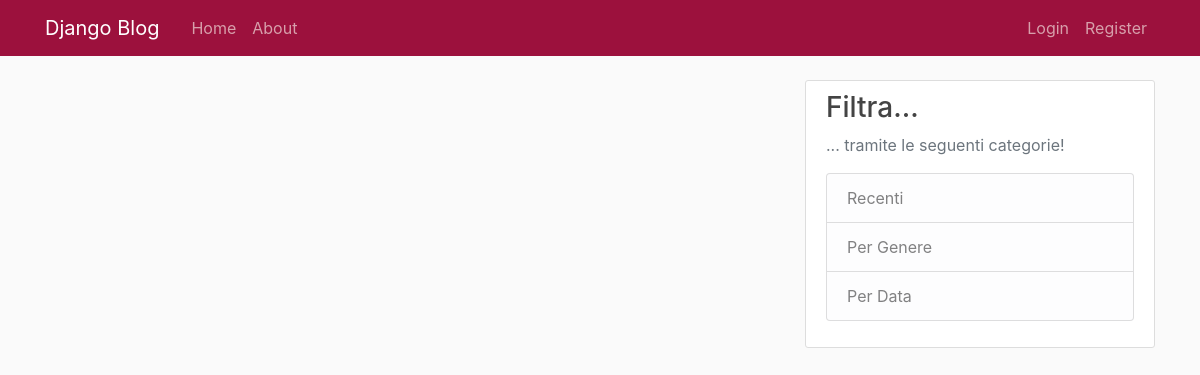
/, run on an earlier commit of the app's database.
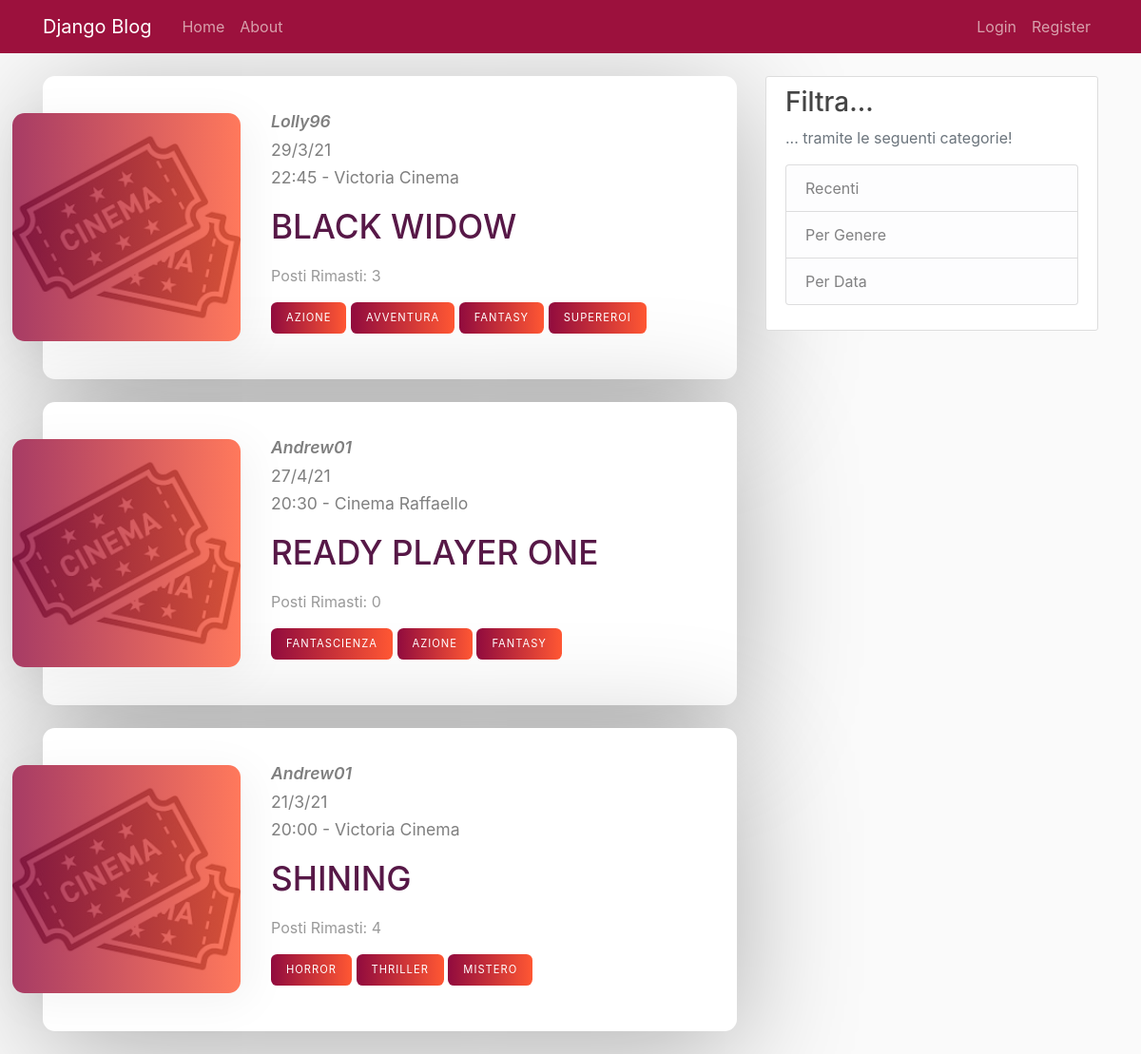
And on a later commit of the database.
### inviti/models.py (models this page shows, shortened)
class Invito(models.Model):
    cinema = models.CharField(max_length=100, choices=CinemaList.CinemaList.ListaCinema)
    film = models.CharField(max_length=100)
    data = models.DateField(validators=[validators.validate_date])
    orario = models.TimeField()
    limite_persone = models.PositiveSmallIntegerField()
    genere = MultiSelectField(max_length=100, choices=GenreList.GenreList.ListaGeneri)
    utente = models.ForeignKey(User, on_delete=models.CASCADE)
    commento = models.TextField(blank=True)
    data_invito = models.DateTimeField(default=timezone.now)
    partecipanti = models.ManyToManyField(User, related_name='partecipanti', blank=True)
    @property
    def posti_rimasti(self):
        return self.limite_persone - self.partecipanti.count()
    class Meta:
        verbose_name = 'Invito'
        verbose_name_plural = "Inviti"

### inviti/views.py (the view)
# urls.py: path('', InvitoListView.as_view(), name='inviti-home'),
class InvitoListView(ListView):
    model = Invito
    template_name = 'inviti/home.html'
    context_object_name = 'inviti'
    ordering = ['-data_invito']
    paginate_by = 5     # paginate by 5 inviti

### inviti/templates/inviti/home.html (shortened to what this page needs)
{% extends "main/base.html" %}
{% load static %}
{% block content %}
    {% for i in inviti %}
        <div class="invito-item">
            <div class="invito-item__img">
                <img src="{% static 'images/ticket.jpg' %}" alt="">
            </div>
            <div class="invito-item__info">
                <div class="invito-item__user">
                    <a href="{% url 'inviti-utente' i.utente.username %}">{{ i.utente }}</a>
                </div>
                <div class="invito-item__date">
                    <span>{{ i.data|date:"j/n/y" }}</span>
                    <span>{{ i.orario|time:"G:i" }} - {{ i.cinema }}</span>
                </div>
                <a href="{% url 'invito-detail' i.id %}"><h1 class="invito-item__title">{{ i.film }}</h1></a>
                <p class="invito-item__text">Posti Rimasti: {{ i.posti_rimasti }}</p>
                {% for g in i.genere %}
                    <a href="#" class="invito-item__cta">{{ g }}</a>
                {% endfor %}
            </div>
        </div>
    {% endfor %}
{% endblock content %}

### main/templates/main/base.html (shortened to what this page needs)
{% load static %}
<!DOCTYPE html>
<html>
<head>
    <link rel="stylesheet" href="https://maxcdn.bootstrapcdn.com/bootstrap/4.0.0/css/bootstrap.min.css">
    <link rel="stylesheet" type="text/css" href="{% static 'inviti/main.css' %}">
    <link rel="stylesheet" type="text/css" href="{% static 'inviti/style.css' %}">
</head>
<body>
    <header class="site-header">
        <nav class="navbar navbar-expand-md navbar-dark bg-steel fixed-top">
            <div class="container">
                <a class="navbar-brand mr-4" href="{% url 'inviti-home' %}">Django Blog</a>
                <div class="collapse navbar-collapse" id="navbarToggle">
                    <div class="navbar-nav mr-auto">
                        <a class="nav-item nav-link" href="{% url 'inviti-home' %}">Home</a>
                        <a class="nav-item nav-link" href="{% url 'inviti-about' %}">About</a>
                    </div>
                    <div class="navbar-nav">
                        {% if not user.is_authenticated %}
                            <a class="nav-item nav-link" href="{% url 'utenti:utenti_login' %}">Login</a>
                            <a class="nav-item nav-link" href="{%  url 'utenti:registrazione' %}">Register</a>
                        {% else %}
                            <a class="nav-item nav-link" href="{% url 'invito-create' %}">Nuovo Invito</a>
                            <a class="nav-item nav-link" href="{% url 'utenti:view_profile' oid=user.pk%}">Profilo</a>
                            <a class="nav-item nav-link" href="{%  url 'utenti:logout_user' %}">Logout</a>
                        {% endif %}
                    </div>
                </div>
            </div>
        </nav>
    </header>
    <main role="main" class="container">
        <div class="row">
            <div class="col-md-8">
                {% block content %}{% endblock %}
            </div>
            <div class="col-md-4">
                <div class="content-section">
                    <h3>Filtra...</h3>
                    <p class='text-muted'>... tramite le seguenti categorie!
                    <ul class="list-group">
                    <li class="list-group-item list-group-item-light">Recenti</li>
                    <li class="list-group-item list-group-item-light">Per Genere</li>
                    <li class="list-group-item list-group-item-light">Per Data</li>
                    </ul>
                    </p>
                </div>
            </div>
        </div>
    </main>
</body>
</html>

### inviti/static/inviti/main.css (style rules this page uses)
body { background: #fafafa; color: #333333; margin-top: 5rem; }
h1, h2, h3, h4, h5, h6 { color: #444444; }
ul { margin: 0; }
.bg-steel { background-color: #9c113d; }
.site-header .navbar-nav .nav-link { color: rgba(255, 255, 245, 0.6); }
.content-section { background: #ffffff; padding: 10px 20px; border: 1px solid #dddddd; border-radius: 3px; margin-bottom: 20px; }

### inviti/static/inviti/style.css (style rules this page uses)
*, *::before *::after { margin: 0; padding: 0; box-sizing: border-box; }
img { width: 100%; }
.invito-item { width: 100%; max-width: 98rem; padding: 2rem; background-color: #fff; box-shadow: 0 1.4rem 8rem rgba(0,0,0,0.3); display: flex; align-items: center; border-radius: .8rem; margin-bottom: 1.5rem; }
.invito-item__img { min-width: 15rem; max-width: 15rem; height: 15rem; transform: translateX(-4rem); position: relative; }
.invito-item__img img { width: 100%; height: 100%; object-fit: cover; display: block; border-radius: .8rem; }
.invito-item__img::before { content: ''; width: 100%; height: 100%; position: absolute; top: 0; left: 0; background: linear-gradient(to right, rgba(145, 11, 62, .8), rgba(255, 87, 51, .8)); box-shadow: .5rem .5rem 3rem 1px rgba(0,0,0,.05); border-radius: .8rem; }
.invito-item__user a { display: block; color: rgba(0,0,0,.5); font-size: 1.1rem; font-style: italic; font-weight: 600; margin: .2rem 0; transform: translateX(-2rem); }
.invito-item__date span { display: block; color: rgba(0,0,0,.5); font-size: 1.1rem; font-weight: 400; margin: .2rem 0; transform: translateX(-2rem); }
.invito-item__title { font-size: 2.2rem; margin: 1rem 0 1.2rem; text-transform: uppercase; color: #571847; transform: translateX(-2rem); text-decoration: none; }
.invito-item__text { font-size: 1rem; color: rgba(0,0,0,.4); transform: translateX(-2rem); }
.invito-item__cta { display: inline-block; padding: 0.5rem 1rem; letter-spacing: 1px; text-transform: uppercase; font-size: 0.7rem; color: #fff; background-image: linear-gradient(to right, #910B3E 0%, #FF5733 100%); border-radius: .4rem; text-decoration: none; margin-bottom: 1rem; transform: translateX(-2rem); }

What changed in the data, as far as the page shows it:
added Invito: utente "Lolly96", data "29/3/21", orario "22:45", cinema "Victoria Cinema", film "BLACK WIDOW", posti_rimasti "3", genere "AZIONE" "AVVENTURA" "FANTASY" "SUPEREROI"
added Invito: utente "Andrew01", data "27/4/21", orario "20:30", cinema "Cinema Raffaello", film "READY PLAYER ONE", posti_rimasti "0", genere "FANTASCIENZA" "AZIONE" "FANTASY"
added Invito: utente "Andrew01", data "21/3/21", orario "20:00", cinema "Victoria Cinema", film "SHINING", posti_rimasti "4", genere "HORROR" "THRILLER" "MISTERO"
